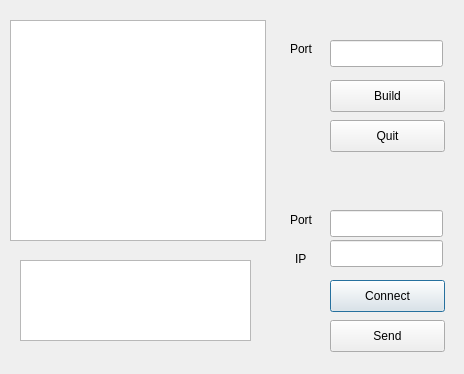
<?xml version="1.0" encoding="UTF-8"?>
<ui version="4.0">
 <class>Dialog</class>
 <widget class="QDialog" name="Dialog">
  <property name="geometry">
   <rect>
    <x>0</x>
    <y>0</y>
    <width>464</width>
    <height>374</height>
   </rect>
  </property>
  <property name="windowTitle">
   <string>Dialog</string>
  </property>
  <widget class="QTextBrowser" name="textBrowser">
   <property name="geometry">
    <rect>
     <x>10</x>
     <y>20</y>
     <width>256</width>
     <height>221</height>
    </rect>
   </property>
  </widget>
  <widget class="QTextEdit" name="textEdit">
   <property name="geometry">
    <rect>
     <x>20</x>
     <y>260</y>
     <width>231</width>
     <height>81</height>
    </rect>
   </property>
  </widget>
  <widget class="QLineEdit" name="lineEdit">
   <property name="geometry">
    <rect>
     <x>330</x>
     <y>210</y>
     <width>113</width>
     <height>27</height>
    </rect>
   </property>
  </widget>
  <widget class="QLineEdit" name="lineEdit_2">
   <property name="geometry">
    <rect>
     <x>330</x>
     <y>240</y>
     <width>113</width>
     <height>27</height>
    </rect>
   </property>
  </widget>
  <widget class="QPushButton" name="pushButton">
   <property name="geometry">
    <rect>
     <x>330</x>
     <y>280</y>
     <width>115</width>
     <height>32</height>
    </rect>
   </property>
   <property name="text">
    <string>Connect</string>
   </property>
  </widget>
  <widget class="QPushButton" name="pushButton_2">
   <property name="geometry">
    <rect>
     <x>330</x>
     <y>320</y>
     <width>115</width>
     <height>32</height>
    </rect>
   </property>
   <property name="text">
    <string>Send</string>
   </property>
  </widget>
  <widget class="QPushButton" name="pushButton_3">
   <property name="geometry">
    <rect>
     <x>330</x>
     <y>80</y>
     <width>115</width>
     <height>32</height>
    </rect>
   </property>
   <property name="text">
    <string>Build</string>
   </property>
  </widget>
  <widget class="QLineEdit" name="lineEdit_3">
   <property name="geometry">
    <rect>
     <x>330</x>
     <y>40</y>
     <width>113</width>
     <height>27</height>
    </rect>
   </property>
  </widget>
  <widget class="QPushButton" name="pushButton_4">
   <property name="geometry">
    <rect>
     <x>330</x>
     <y>120</y>
     <width>115</width>
     <height>32</height>
    </rect>
   </property>
   <property name="text">
    <string>Quit</string>
   </property>
  </widget>
  <widget class="QLabel" name="label">
   <property name="geometry">
    <rect>
     <x>290</x>
     <y>40</y>
     <width>31</width>
     <height>17</height>
    </rect>
   </property>
   <property name="text">
    <string>Port</string>
   </property>
  </widget>
  <widget class="QLabel" name="label_2">
   <property name="geometry">
    <rect>
     <x>290</x>
     <y>210</y>
     <width>51</width>
     <height>20</height>
    </rect>
   </property>
   <property name="text">
    <string>Port</string>
   </property>
  </widget>
  <widget class="QLabel" name="label_3">
   <property name="geometry">
    <rect>
     <x>295</x>
     <y>250</y>
     <width>31</width>
     <height>17</height>
    </rect>
   </property>
   <property name="text">
    <string>IP</string>
   </property>
  </widget>
 </widget>
 <layoutdefault spacing="6" margin="11"/>
 <resources/>
 <connections/>
</ui>
